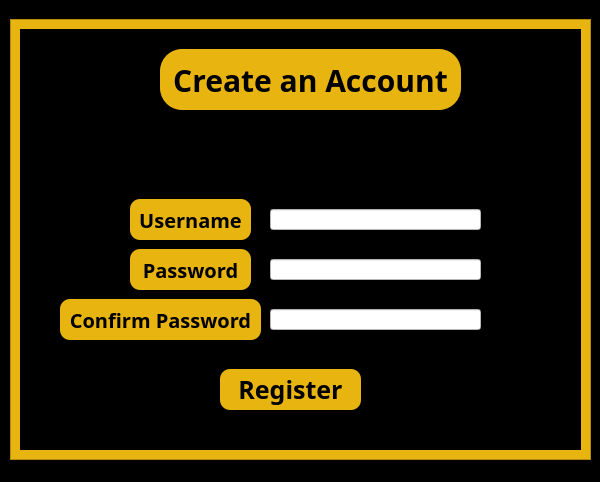
<?xml version="1.0" encoding="UTF-8"?>
<ui version="4.0">
 <class>MainWindow</class>
 <widget class="QMainWindow" name="MainWindow">
  <property name="geometry">
   <rect>
    <x>0</x>
    <y>0</y>
    <width>600</width>
    <height>482</height>
   </rect>
  </property>
  <property name="windowTitle">
   <string>MainWindow</string>
  </property>
  <property name="styleSheet">
   <string notr="true">background-color:black</string>
  </property>
  <widget class="QWidget" name="centralwidget">
   <widget class="QFrame" name="frame">
    <property name="geometry">
     <rect>
      <x>10</x>
      <y>19</y>
      <width>581</width>
      <height>441</height>
     </rect>
    </property>
    <property name="styleSheet">
     <string notr="true">background-color:#E8B510</string>
    </property>
    <property name="frameShape">
     <enum>QFrame::StyledPanel</enum>
    </property>
    <property name="frameShadow">
     <enum>QFrame::Raised</enum>
    </property>
    <widget class="QFrame" name="frame_3">
     <property name="geometry">
      <rect>
       <x>10</x>
       <y>10</y>
       <width>561</width>
       <height>421</height>
      </rect>
     </property>
     <property name="styleSheet">
      <string notr="true">background-color:black</string>
     </property>
     <property name="frameShape">
      <enum>QFrame::StyledPanel</enum>
     </property>
     <property name="frameShadow">
      <enum>QFrame::Raised</enum>
     </property>
     <widget class="QLabel" name="create_account">
      <property name="geometry">
       <rect>
        <x>140</x>
        <y>20</y>
        <width>301</width>
        <height>61</height>
       </rect>
      </property>
      <property name="font">
       <font>
        <family>gotham</family>
        <pointsize>-1</pointsize>
        <weight>75</weight>
        <bold>true</bold>
       </font>
      </property>
      <property name="styleSheet">
       <string notr="true">background-color:#E8B510;
padding:3px;
border-radius:22px;
color:black;
font-size:30px;
font-family:gotham;</string>
      </property>
      <property name="text">
       <string>Create an Account</string>
      </property>
      <property name="alignment">
       <set>Qt::AlignCenter</set>
      </property>
      <property name="wordWrap">
       <bool>false</bool>
      </property>
     </widget>
     <widget class="QLabel" name="signup_username">
      <property name="geometry">
       <rect>
        <x>110</x>
        <y>170</y>
        <width>121</width>
        <height>41</height>
       </rect>
      </property>
      <property name="font">
       <font>
        <family>gotham</family>
        <pointsize>-1</pointsize>
        <weight>75</weight>
        <bold>true</bold>
       </font>
      </property>
      <property name="styleSheet">
       <string notr="true">
background-color:#E8B510;
text-align:center;
border-radius:10px;
color:black;
font-size:20px;
font-family:gotham;</string>
      </property>
      <property name="text">
       <string>Username</string>
      </property>
      <property name="alignment">
       <set>Qt::AlignCenter</set>
      </property>
      <property name="wordWrap">
       <bool>false</bool>
      </property>
     </widget>
     <widget class="QLineEdit" name="lineEdit">
      <property name="geometry">
       <rect>
        <x>250</x>
        <y>180</y>
        <width>211</width>
        <height>21</height>
       </rect>
      </property>
      <property name="styleSheet">
       <string notr="true">background-color:white</string>
      </property>
      <property name="placeholderText">
       <string/>
      </property>
     </widget>
     <widget class="QLabel" name="signup_pass">
      <property name="geometry">
       <rect>
        <x>110</x>
        <y>220</y>
        <width>121</width>
        <height>41</height>
       </rect>
      </property>
      <property name="font">
       <font>
        <family>gotham</family>
        <pointsize>-1</pointsize>
        <weight>75</weight>
        <bold>true</bold>
       </font>
      </property>
      <property name="styleSheet">
       <string notr="true">
background-color:#E8B510;
text-align:center;
border-radius:10px;
color:black;
font-size:20px;
font-family:gotham;</string>
      </property>
      <property name="text">
       <string>Password</string>
      </property>
      <property name="alignment">
       <set>Qt::AlignCenter</set>
      </property>
      <property name="wordWrap">
       <bool>false</bool>
      </property>
     </widget>
     <widget class="QLineEdit" name="lineEdit_3">
      <property name="geometry">
       <rect>
        <x>250</x>
        <y>230</y>
        <width>211</width>
        <height>21</height>
       </rect>
      </property>
      <property name="styleSheet">
       <string notr="true">background-color:white</string>
      </property>
      <property name="echoMode">
       <enum>QLineEdit::PasswordEchoOnEdit</enum>
      </property>
     </widget>
     <widget class="QLabel" name="signup_con_pass">
      <property name="geometry">
       <rect>
        <x>40</x>
        <y>270</y>
        <width>201</width>
        <height>41</height>
       </rect>
      </property>
      <property name="font">
       <font>
        <family>gotham</family>
        <pointsize>-1</pointsize>
        <weight>75</weight>
        <bold>true</bold>
       </font>
      </property>
      <property name="styleSheet">
       <string notr="true">
background-color:#E8B510;
text-align:center;
border-radius:10px;
color:black;
font-size:20px;
font-family:gotham;</string>
      </property>
      <property name="text">
       <string>Confirm Password</string>
      </property>
      <property name="alignment">
       <set>Qt::AlignCenter</set>
      </property>
      <property name="wordWrap">
       <bool>false</bool>
      </property>
     </widget>
     <widget class="QLineEdit" name="lineEdit_4">
      <property name="geometry">
       <rect>
        <x>250</x>
        <y>280</y>
        <width>211</width>
        <height>21</height>
       </rect>
      </property>
      <property name="styleSheet">
       <string notr="true">background-color:white</string>
      </property>
      <property name="echoMode">
       <enum>QLineEdit::PasswordEchoOnEdit</enum>
      </property>
     </widget>
     <widget class="QPushButton" name="register_2">
      <property name="geometry">
       <rect>
        <x>200</x>
        <y>340</y>
        <width>141</width>
        <height>41</height>
       </rect>
      </property>
      <property name="font">
       <font>
        <family>gotham</family>
        <pointsize>-1</pointsize>
        <weight>75</weight>
        <bold>true</bold>
       </font>
      </property>
      <property name="styleSheet">
       <string notr="true">background-color:#E8B510;
padding:1px;
border-radius:10px;
color:black;
font-size:25px;
font-family:gotham;</string>
      </property>
      <property name="text">
       <string>Register</string>
      </property>
     </widget>
    </widget>
   </widget>
  </widget>
  <widget class="QStatusBar" name="statusbar"/>
 </widget>
 <resources/>
 <connections/>
</ui>
